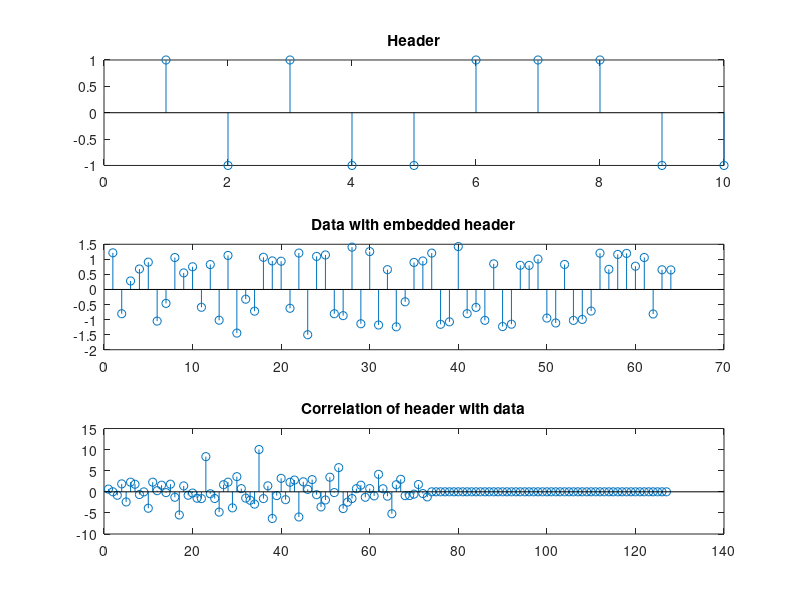

The MATLAB source for this figure:
% correx.m: correlation can locate the header within the data
pkg load signal
clear
header=[1 -1 1 -1 -1 1 1 1 -1 -1];     % header is a predefined string
loc=30; r=25;                          % place header in position loc
data=[sign(randn(1,loc-1)) header sign(randn(1,r))];  % generate signal
sd=0.25; data=data+sd*randn(size(data));              % add noise
y=xcorr(header, data);                 % do cross correlation
[m,ind]=max(y);                        % location of largest correlation
headstart=length(data)-ind+1;          % place where header starts
subplot(3,1,1), stem(header)           % plot header
title('Header')
subplot(3,1,2), stem(data)             % plot data sequence
title('Data with embedded header')
subplot(3,1,3), stem(y)                % plot correlation
title('Correlation of header with data')
